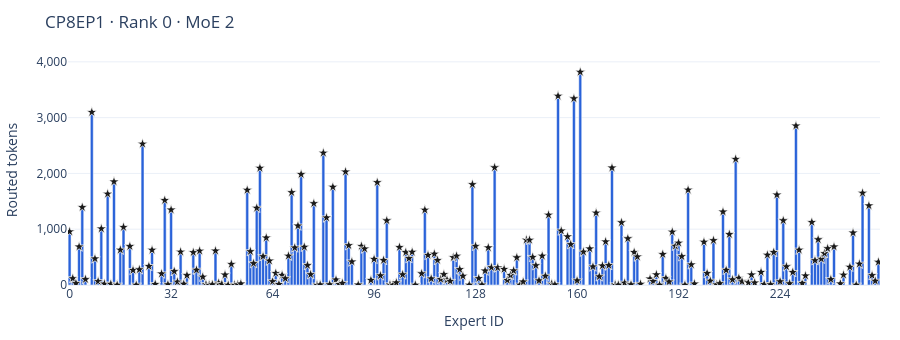

Notebook cell for this chart:
### Code cell
visualize.expert_bars(counts, rank=0, layer=2)

### Figure 1 — Plotly figure (JSON) as saved in the notebook; plotly's stock layout.template omitted (floating-point values rounded to 4 significant figures; data arrays with more than 128 entries replaced by an {"elided": "..."} marker saying what was removed)
{"data": [{"hovertemplate": "Expert %{x}<br>%{y:,.0f} tokens<extra></extra>", "marker": {"color": "#2962D9"}, "type": "bar", "x": {"elided": "256 int values"}, "y": {"elided": "256 int values"}}, {"hovertemplate": "Expert %{x}<br>%{y:,.0f} tokens<extra></extra>", "marker": {"color": "#1A1A1A", "line": {"color": "white", "width": 0.75}, "size": 8, "symbol": "star"}, "mode": "markers", "showlegend": false, "type": "scatter", "x": {"elided": "233 int values"}, "y": {"elided": "233 int values"}}], "layout": {"autosize": true, "bargap": 0.08, "height": 340, "margin": {"b": 55, "l": 65, "r": 20, "t": 55}, "showlegend": false, "title": {"text": "CP8EP1 · Rank 0 · MoE 2"}, "xaxis": {"dtick": 32, "range": [-0.5, 255.5], "title": {"text": "Expert ID"}}, "yaxis": {"range": [0, 4122.0], "tickformat": ",", "title": {"text": "Routed tokens"}}}}
